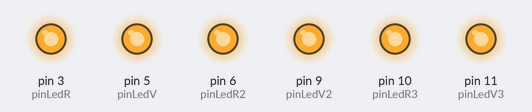
Recording of a sketch running on a simulated Arduino Uno, built with avr-gcc and run on an emulated ATmega328P. Parts: output pins drawn as LEDs (lit = HIGH).

Above: at 0.1 s.
At 2.1 s:
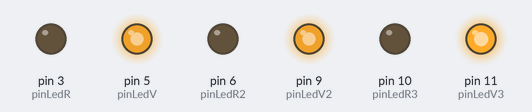
Timing chart, 0 to 3.6 s (numbered marks = the images above):
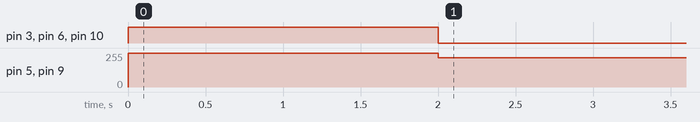

Measured:
- by itself, pin 3 (pinLedR), pin 6 (pinLedR2), pin 10 (pinLedR3): HIGH → LOW at 2.0 s
- by itself, pin 5 (pinLedV), pin 9 (pinLedV2): 255/255 → 220/255 at 2.0 s

The sketch:

velas.ino
```cpp
int pinLedR = 3;  // pin Rojo del led RGB
int pinLedV = 5;  // pin Verde del led RGB

int pinLedR2 = 6;  // pin Rojo del led RGB
int pinLedV2 = 9;  // pin Verde del led RGB

int pinLedR3 = 10;  // pin Rojo del led RGB
int pinLedV3 = 11;  // pin Verde del led RGB

const int pulsadorON = 4; // Entrada digital para el pulsador

const int tiempoAntirrebote = 10; // tiempo en ms para evitar el rebote

int estadoBoton;
int estadoBotonAnterior;

// Función que evita el rebote del pulsador
boolean antirrebote(int pin) {
  int contador = 0;
  boolean estado;
  boolean estadoAnterior;

  do {
    estado = digitalRead(pin);
    if (estado != estadoAnterior) {
      contador = 0;
      estadoAnterior = estado;
    } else {
      contador = contador + 1;
    }
    delay(1);
  } while (contador < tiempoAntirrebote);

  return estado;
}

int pausa = 100;

void setup() {

  Serial.begin(9600);  // Configura la velocidad de la comunicación serie

  pinMode(pulsadorON, INPUT_PULLUP); // PIN digital del pulsador como entrada
  pinMode(pinLedR, OUTPUT);    // pone el pinLedR como output
  pinMode(pinLedV, OUTPUT);    // pone el pinLedA como output

  color1(255, 255, 255);
  color2(255, 255, 255);
  color3(255, 255, 255);
  delay(2000);
}

void loop() {

//  estadoBoton = digitalRead(pulsadorON);
//
//  if (estadoBoton != estadoBotonAnterior) {
//    if (antirrebote(pulsadorON)) {

      color1(0, 220, 0);
      color2(0, 220, 0);
      color3(0, 255, 0);

//      Serial.println("Boton");
//    }
//  }
//  estadoBotonAnterior = estadoBoton;


}

// funcion para generar colores
void color1 (int rojo, int verde, int azul) {
  analogWrite(pinLedR, rojo);
  analogWrite(pinLedV, verde);
}

// funcion para generar colores
void color2 (int rojo, int verde, int azul) {
  analogWrite(pinLedR2, rojo);
  analogWrite(pinLedV2, verde);
}

// funcion para generar colores
void color3 (int rojo, int verde, int azul) {
  analogWrite(pinLedR3, rojo);
  analogWrite(pinLedV3, verde);
}
```
